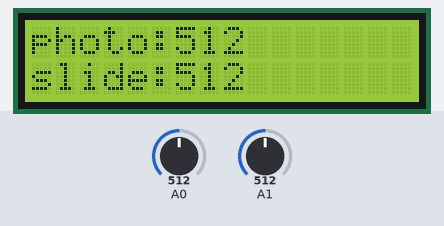
A sketch run on a simulated Arduino Uno, built with avr-gcc and run on an emulated ATmega328P. Shown: 16×2 character LCD. Inputs (shaded band) come from the test bench; at power-on: A0 = 512, A1 = 512.

Above: at 1.2 s.
1.3 s: A0 set to 716
At 1.53 s:
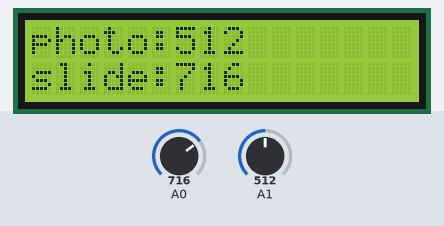
3.8 s: A1 set to 716
At 4.11 s:
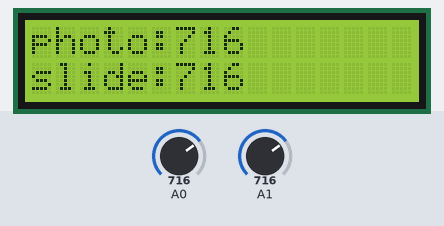
5.4 s: A0 set to 900
At 5.73 s:
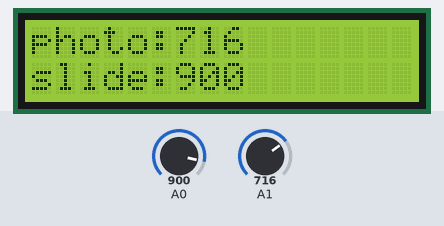
7.0 s: A1 set to 900
At 7.35 s:
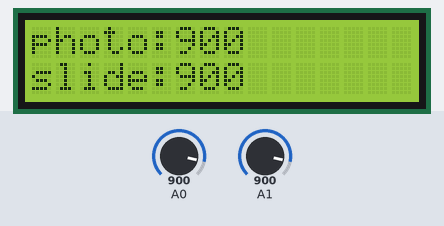
8.7 s: A0 set to 11
At 8.97 s:
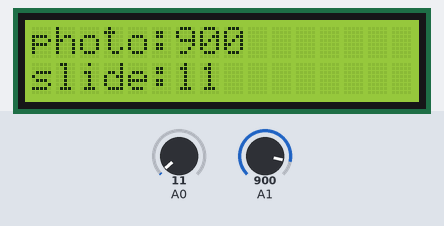
10.3 s: A0 set to 8
At 10.58 s:
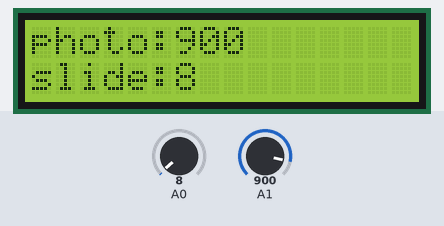

Measured:
- after the input at 1.3 s, the display: first differs from a run without the input after 0.08 s (image 1)
- after the input at 3.8 s, the display: first differs from a run without the input after 0.17 s (image 2)
- after the input at 5.4 s, the display: first differs from a run without the input after 0.18 s (image 3)
- after the input at 7.0 s, the display: first differs from a run without the input after 0.20 s (image 4)
- after the input at 8.7 s, the display: first differs from a run without the input after 0.12 s (image 5)
- after the input at 10.3 s, the display: first differs from a run without the input after 0.13 s (image 6)

The sketch:

20210731_lcd.ino
```cpp
#include <LiquidCrystal_I2C.h>
LiquidCrystal_I2C lcd(0x27,16,2);
void setup() {
pinMode(A1,INPUT);
pinMode(A0,INPUT);
lcd.init(); // lcd 초기화
lcd.backlight();
}

void loop() {
lcd.setCursor(0,0);
lcd.print("photo:");
lcd.setCursor(6,0);
lcd.print(analogRead(A1));
lcd.setCursor(0,1);
lcd.print("slide:");
lcd.setCursor(6,1);
lcd.print(analogRead(A0));
delay(300);
lcd.clear();
}
```
